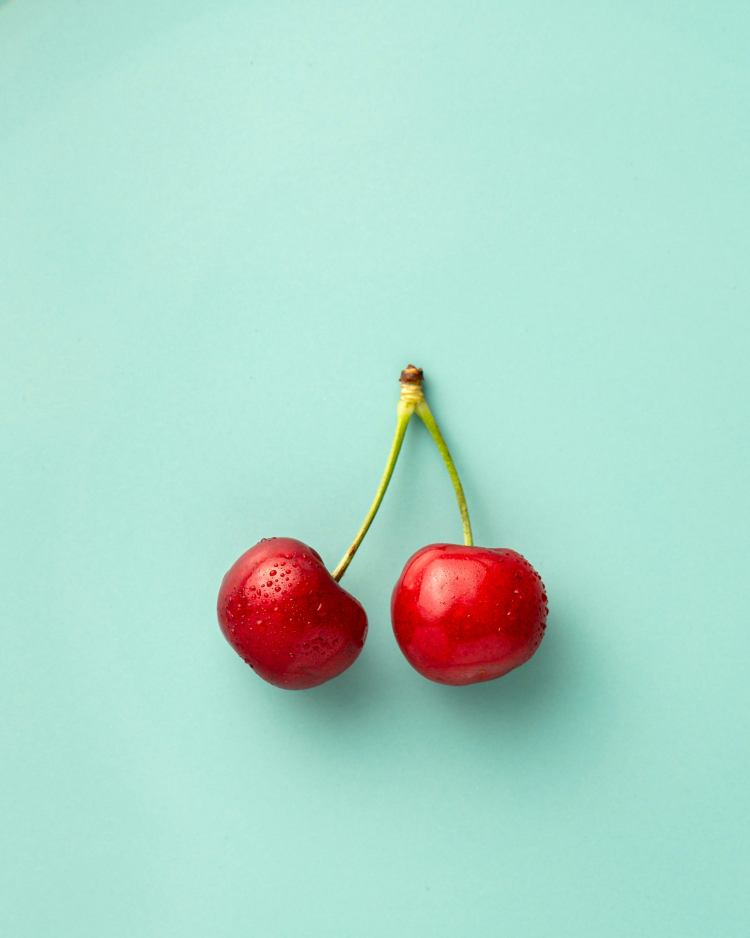
#> input picture bgcherry.jpg, 3000 x 3750 px (shown at 1/4 size)
$ python Backgroundreplacement.py
#> lines starting #> are read from the running program, lines starting #| are printed output that depends on the picture; after the words box and inside, x2 and y2 are one past the last pixel; in counts of white or black regions, pixels touching at a corner belong together
import cv2
import numpy as np
import matplotlib.pyplot as plt
input_image = cv2.imread('bgcherry.jpg')
#> input_image is the input picture: shape (3750, 3000, 3); mean B, G, R 202.9, 215.7, 173.6
background_image = cv2.imread('virtualbg.jpg')
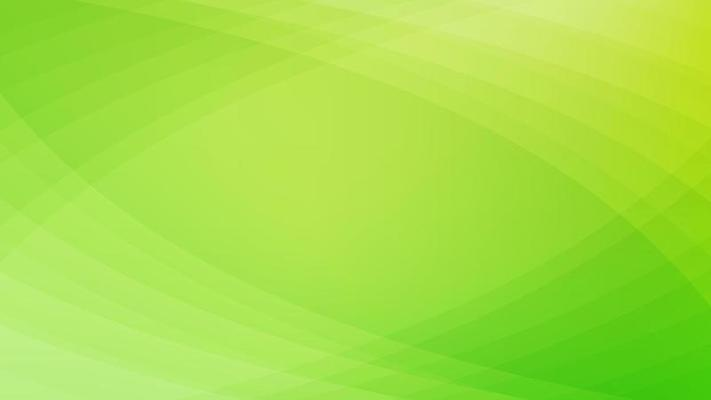
#> input picture virtualbg.jpg, 711 x 400 px
#> background_image is the input picture: shape (400, 711, 3); mean B, G, R 69.4, 224.2, 163.7
background_image = cv2.resize(background_image, (input_image.shape[1], input_image.shape[0]))
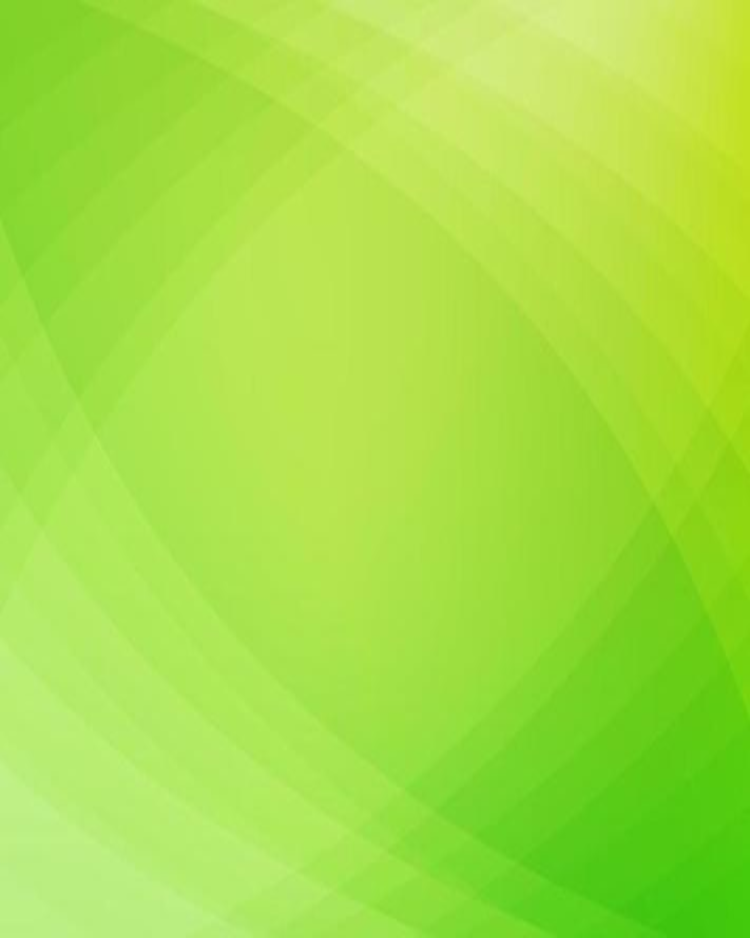
#> background_image: shape (3750, 3000, 3) (shown at 1/4 size); mean B, G, R 69.4, 224.2, 163.7
hsv = cv2.cvtColor(input_image, cv2.COLOR_BGR2HSV)
#> hsv: shape (3750, 3000, 3); mean H, S, V 81.8, 67.3, 222.8
lower_bound = np.array([35, 40, 40])
upper_bound = np.array([85, 255, 255])
mask = cv2.inRange(hsv, lower_bound, upper_bound)
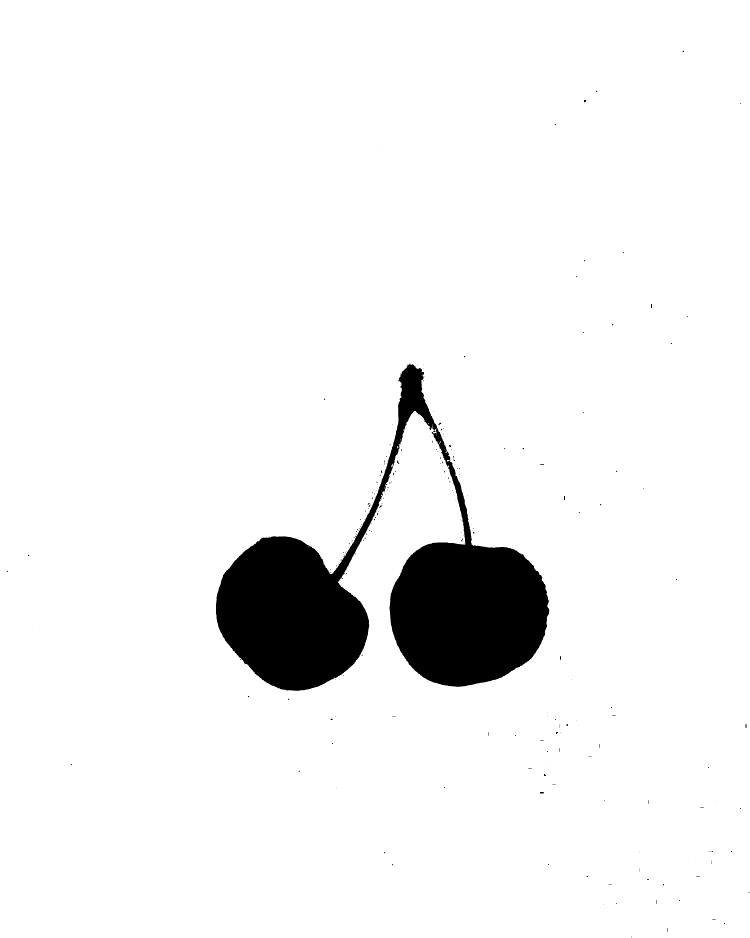
#> mask: shape (3750, 3000) (shown at 1/4 size); 94.5% white; 276 black regions (223 under 20 px), largest, box (x1, y1, x2, y2) and area: (864, 1456, 2197, 2763) 616004, (2160, 3168, 2175, 3174) 90, (2336, 399, 2346, 410) 68
mask_inv = cv2.bitwise_not(mask)
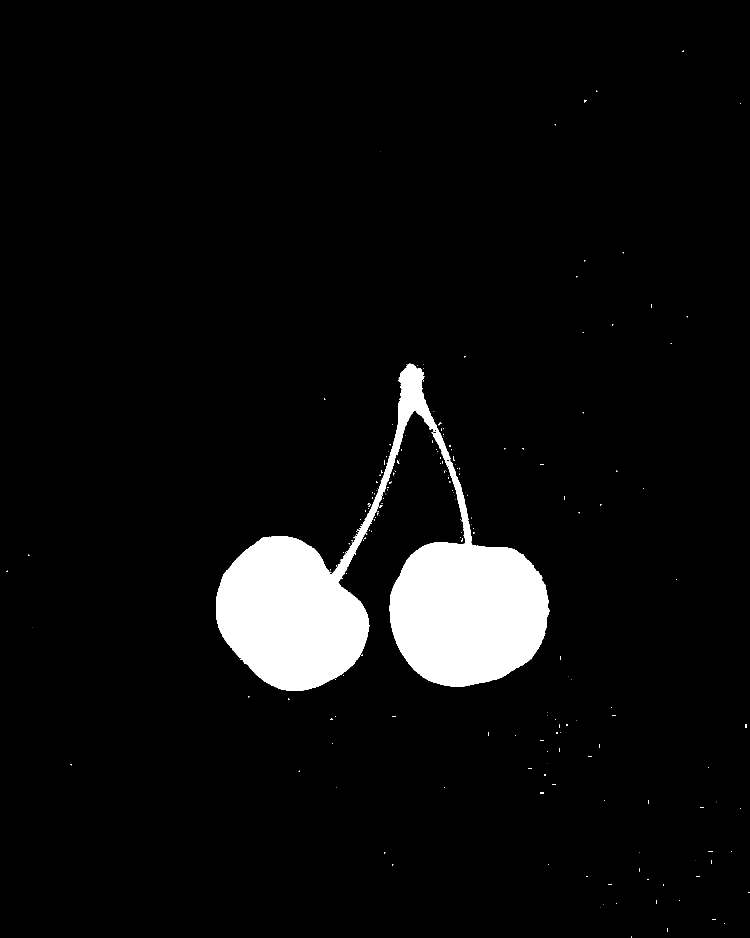
#> mask_inv: shape (3750, 3000) (shown at 1/4 size); 5.5% white; 276 white regions (223 under 20 px), largest, box (x1, y1, x2, y2) and area: (864, 1456, 2197, 2763) 616004, (2160, 3168, 2175, 3174) 90, (2336, 399, 2346, 410) 68
foreground = cv2.bitwise_and(input_image, input_image, mask=mask_inv)
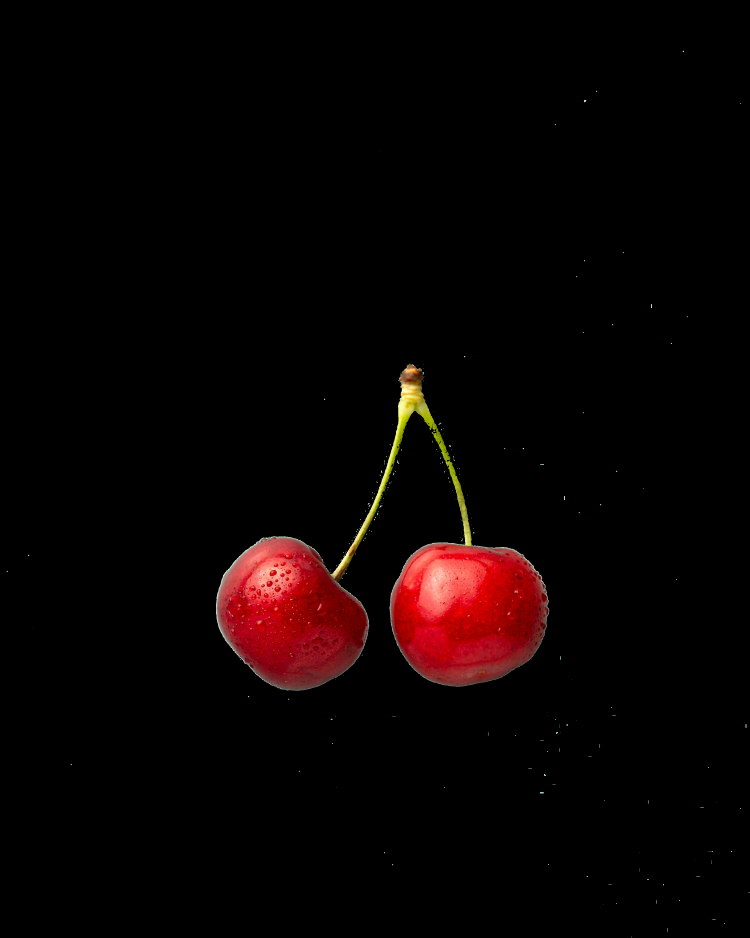
#> foreground: shape (3750, 3000, 3) (shown at 1/4 size); mean B, G, R 2.3, 2.6, 9.6
background = cv2.bitwise_and(background_image, background_image, mask=mask)
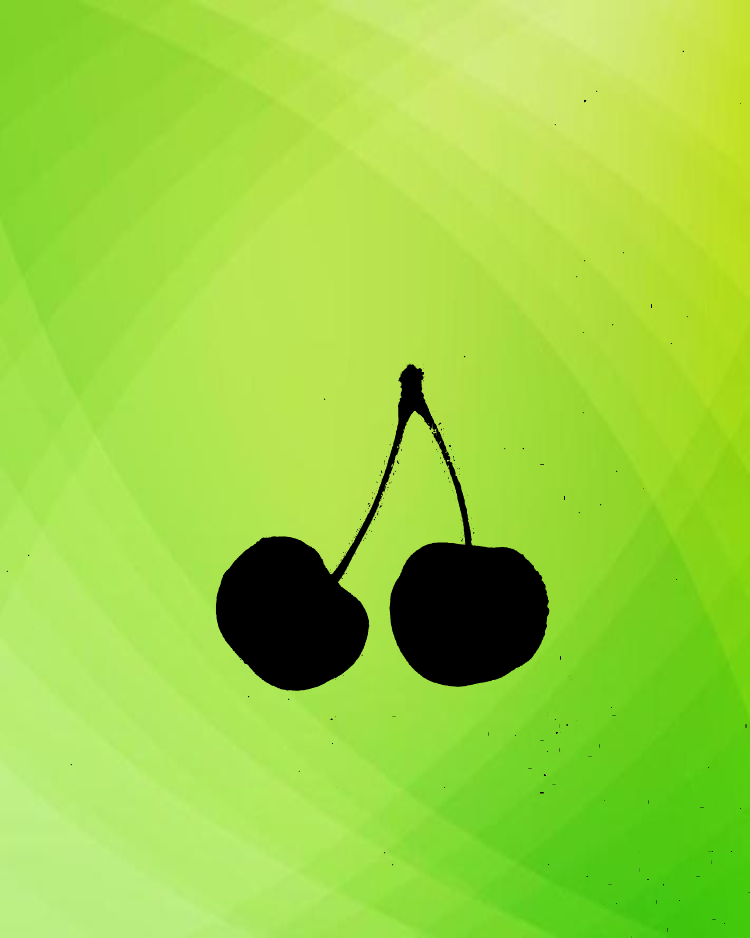
#> background: shape (3750, 3000, 3) (shown at 1/4 size); mean B, G, R 65.5, 211.8, 154.5
result = cv2.add(foreground, background)
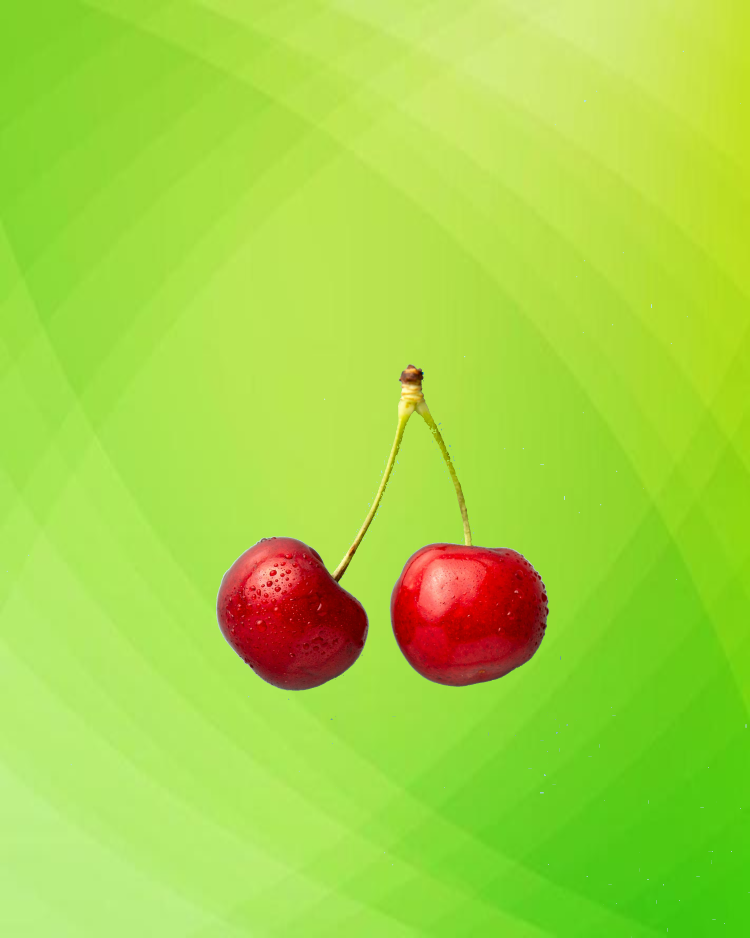
#> result: shape (3750, 3000, 3) (shown at 1/4 size); mean B, G, R 67.7, 214.4, 164.1
cv2.imwrite('output.jpg', result)
plt.imshow(cv2.cvtColor(result, cv2.COLOR_BGR2RGB))
plt.axis('off')
plt.title('Output Image')
plt.show()
